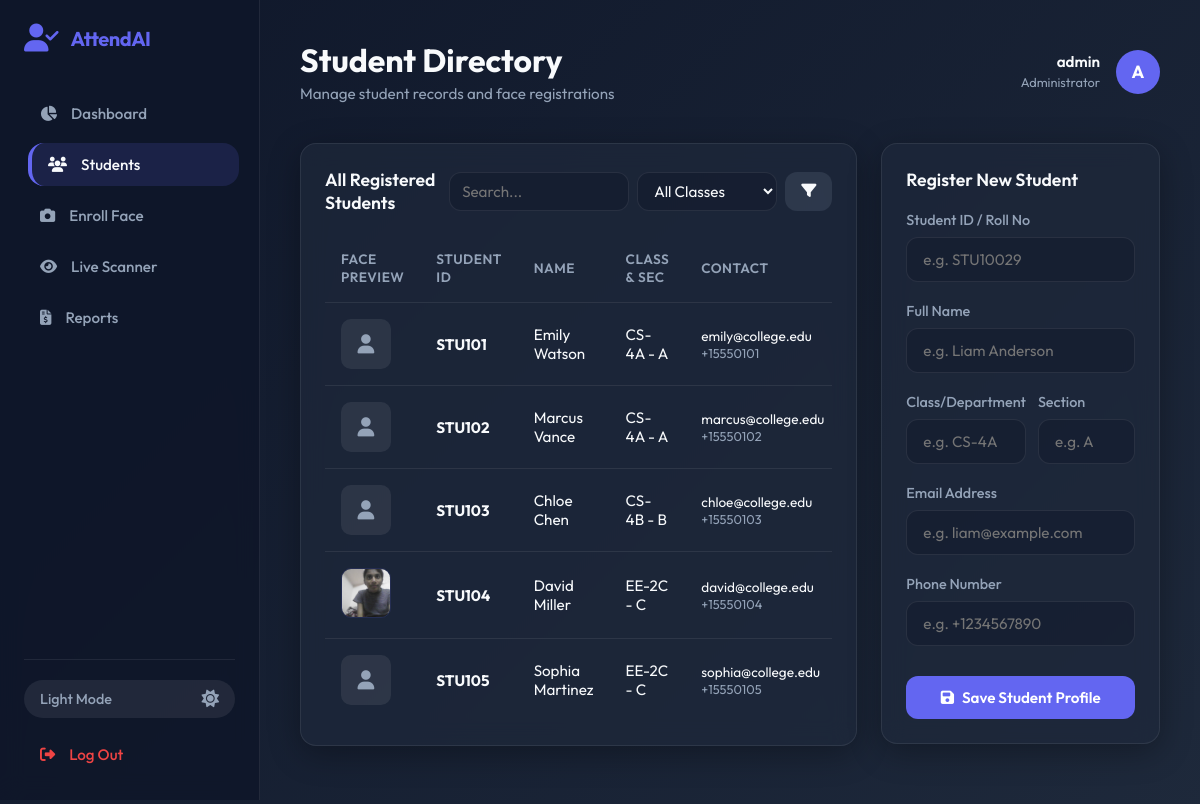
/students (signed in), run on the app's committed database.
### tables this page shows
CREATE TABLE students (
            student_id VARCHAR(50) PRIMARY KEY,
            name VARCHAR(100) NOT NULL,
            class_name VARCHAR(50) NOT NULL,
            section VARCHAR(10) NOT NULL,
            email VARCHAR(100) UNIQUE,
            phone VARCHAR(20),
            face_encoding TEXT, -- Serialized JSON list of float values
            image_path VARCHAR(255),
            created_at TIMESTAMP DEFAULT CURRENT_TIMESTAMP
        );

### app.py (the view)
@app.route('/students', methods=['GET'])
@login_required
def students():
    search_query = request.args.get('search', '').strip()
    class_filter = request.args.get('class_filter', '').strip()
    student_list = database.get_all_students(search_query, class_filter)
    classes = database.get_all_classes()
    return render_template(
        'students.html',
        students=student_list,
        classes=classes,
        search_query=search_query,
        class_filter=class_filter
    )

### app.py (called while the page is built)
def login_required(f):
    @wraps(f)
    def decorated_function(*args, **kwargs):
        if 'teacher_id' not in session:
            flash("Please sign in to access the system.", "error")
            return redirect(url_for('login'))
        return f(*args, **kwargs)
    return decorated_function

### database.py (called while the page is built)
def get_db_connection():
    conn = sqlite3.connect(DB_PATH)
    conn.row_factory = sqlite3.Row
    conn.execute("PRAGMA foreign_keys = ON;")
    return conn

def get_all_students(search_query=None, class_filter=None):
    conn = get_db_connection()
    query = "SELECT * FROM students WHERE 1=1"
    params = []
    if search_query:
        query += " AND (student_id LIKE ? OR name LIKE ? OR email LIKE ?)"
        like_query = f"%{search_query}%"
        params.extend([like_query, like_query, like_query])
    if class_filter:
        query += " AND class_name = ?"
        params.append(class_filter)
    query += " ORDER BY class_name, name"
    students = conn.execute(query, params).fetchall()
    conn.close()
    result = []
    for s in students:
        s_dict = dict(s)
        if s_dict['face_encoding']:
            s_dict['face_encoding'] = json.loads(s_dict['face_encoding'])
        result.append(s_dict)
    return result

def get_all_classes():
    conn = get_db_connection()
    classes = conn.execute("SELECT DISTINCT class_name FROM students ORDER BY class_name").fetchall()
    conn.close()
    return [c['class_name'] for c in classes]

### templates/students.html (shortened to what this page needs)
{% extends "base.html" %}
{% block header_title %}Student Directory{% endblock %}
{% block header_subtitle %}Manage student records and face registrations{% endblock %}
{% block content %}
<div class="charts-grid" style="grid-template-columns: 2fr 1fr; gap: 24px; align-items: start;">
    <div class="glass-card">
        <div class="chart-title">
            <span>All Registered Students</span>
            <div style="display: flex; gap: 12px; align-items: center;">
                <form action="{{ url_for('students') }}" method="GET" style="display: flex; gap: 8px;">
                    <input type="text" name="search" class="form-control" style="width: 180px; padding: 8px 12px;" placeholder="Search..." value="{{ search_query or '' }}">
                    <select name="class_filter" class="form-control" style="width: 140px; padding: 8px 12px;">
                        <option value="">All Classes</option>
                    </select>
                    <button type="submit" class="btn btn-secondary" style="padding: 8px 16px;">
                        <i class="fas fa-filter"></i>
                    </button>
                </form>
            </div>
        </div>
        <div class="table-container">
            <table>
                <thead>
                    <tr>
                        <th>Face Preview</th>
                        <th>Student ID</th>
                        <th>Name</th>
                        <th>Class & Sec</th>
                        <th>Contact</th>
                    </tr>
                </thead>
                <tbody>
                    {% if students %}
                        {% for s in students %}
                        <tr>
                            <td>
                                {% if s.image_path %}
                                <img src="{{ url_for('static', filename=s.image_path) }}" alt="{{ s.name }}" style="width: 50px; height: 50px; border-radius: 10px; object-fit: cover; border: 1.5px solid var(--primary-light);">
                                {% else %}
                                <div style="width: 50px; height: 50px; border-radius: 10px; background: var(--card-border); display: flex; align-items: center; justify-content: center; font-size: 1.2rem; color: var(--text-secondary);">
                                    <i class="fas fa-user"></i>
                                </div>
                                {% endif %}
                            </td>
                            <td><strong>{{ s.student_id }}</strong></td>
                            <td>{{ s.name }}</td>
                            <td>{{ s.class_name }} - {{ s.section }}</td>
                            <td>
                                <span style="display: block; font-size: 0.85rem;">{{ s.email or 'N/A' }}</span>
                                <span style="display: block; font-size: 0.8rem; color: var(--text-secondary);">{{ s.phone or 'N/A' }}</span>
                            </td>
                        </tr>
                        {% endfor %}
                    {% endif %}
                </tbody>
            </table>
        </div>
    </div>
    <div class="glass-card" id="form-panel">
        <div class="chart-title">
            <span id="form-title">Register New Student</span>
        </div>
        <form action="{{ url_for('add_student_route') }}" method="POST" id="student-form">
            <div class="form-group">
                <label for="student_id_input">Student ID / Roll No</label>
                <input type="text" id="student_id_input" name="student_id" class="form-control" required placeholder="e.g. STU10029">
            </div>
            <div class="form-group">
                <label for="name_input">Full Name</label>
                <input type="text" id="name_input" name="name" class="form-control" required placeholder="e.g. Liam Anderson">
            </div>
            <div style="display: grid; grid-template-columns: 1fr 1fr; gap: 12px;">
                <div class="form-group">
                    <label for="class_input">Class/Department</label>
                    <input type="text" id="class_input" name="class_name" class="form-control" required placeholder="e.g. CS-4A">
                </div>
                <div class="form-group">
                    <label for="section_input">Section</label>
                    <input type="text" id="section_input" name="section" class="form-control" required placeholder="e.g. A">
                </div>
            </div>
            <div class="form-group">
                <label for="email_input">Email Address</label>
                <input type="email" id="email_input" name="email" class="form-control" placeholder="e.g. liam@example.com">
            </div>
            <div class="form-group">
                <label for="phone_input">Phone Number</label>
                <input type="text" id="phone_input" name="phone" class="form-control" placeholder="e.g. +1234567890">
            </div>
            <button type="submit" class="btn btn-primary" style="width: 100%; margin-top: 10px;" id="submit-form-btn">
                <i class="fas fa-save"></i> Save Student Profile
            </button>
        </form>
    </div>
</div>
{% endblock %}

### templates/base.html (shortened to what this page needs)
<!DOCTYPE html>
<html lang="en" data-theme="dark">
<head>
    <link rel="stylesheet" href="https://cdnjs.cloudflare.com/ajax/libs/font-awesome/6.4.0/css/all.min.css">
    <link rel="stylesheet" href="{{ url_for('static', filename='css/style.css') }}">
</head>
<body>
    <div class="app-container">
        <aside class="sidebar">
            <div class="sidebar-logo">
                <i class="fas fa-user-check"></i>
                <span>AttendAI</span>
            </div>
            <nav class="sidebar-menu">
                <li>
                    <a href="{{ url_for('dashboard') }}" class="sidebar-link {% if request.path == url_for('dashboard') %}active{% endif %}">
                        <i class="fas fa-chart-pie"></i>
                        <span>Dashboard</span>
                    </a>
                </li>
                <li>
                    <a href="{{ url_for('students') }}" class="sidebar-link {% if request.path == url_for('students') %}active{% endif %}">
                        <i class="fas fa-users"></i>
                        <span>Students</span>
                    </a>
                </li>
                <li>
                    <a href="{{ url_for('register_face_page') }}" class="sidebar-link {% if request.path == url_for('register_face_page') %}active{% endif %}">
                        <i class="fas fa-camera"></i>
                        <span>Enroll Face</span>
                    </a>
                </li>
                <li>
                    <a href="{{ url_for('attendance_scanner') }}" class="sidebar-link {% if request.path == url_for('attendance_scanner') %}active{% endif %}">
                        <i class="fas fa-eye"></i>
                        <span>Live Scanner</span>
                    </a>
                </li>
                <li>
                    <a href="{{ url_for('reports') }}" class="sidebar-link {% if request.path == url_for('reports') %}active{% endif %}">
                        <i class="fas fa-file-invoice-dollar"></i>
                        <span>Reports</span>
                    </a>
                </li>
            </nav>
            <div class="sidebar-footer">
                <div class="theme-toggle" id="theme-toggle">
                    <span>Light Mode</span>
                    <i class="fas fa-sun"></i>
                </div>
                <a href="{{ url_for('logout') }}" class="sidebar-link mt-3 text-danger" style="margin-top: 15px; color: var(--danger);">
                    <i class="fas fa-sign-out-alt"></i>
                    <span>Log Out</span>
                </a>
            </div>
        </aside>
        <main class="main-content">
            <header>
                <div class="welcome-section">
                    <h1>{% block header_title %}Dashboard{% endblock %}</h1>
                    <p>{% block header_subtitle %}Welcome back, Professor!{% endblock %}</p>
                </div>
                <div class="user-profile">
                    <div class="user-info">
                        <span class="name">{{ session.get('username', 'Teacher') }}</span>
                        <span class="role">Administrator</span>
                    </div>
                    <div class="avatar">
                        {{ session.get('username', 'T')[0].upper() }}
                    </div>
                </div>
            </header>
            {% block content %}{% endblock %}
        </main>
    </div>
</body>
</html>

### data on the page
students: student_id "STU101", name "Emily Watson", class_name "CS-4A", section "A", email "emily@college.edu", phone "+15550101"
students: student_id "STU102", name "Marcus Vance", class_name "CS-4A", section "A", email "marcus@college.edu", phone "+15550102"
students: student_id "STU103", name "Chloe Chen", class_name "CS-4B", section "B", email "chloe@college.edu", phone "+15550103"
students: image_path (picture), student_id "STU104", name "David Miller", class_name "EE-2C", section "C", email "david@college.edu", phone "+15550104"
students: student_id "STU105", name "Sophia Martinez", class_name "EE-2C", section "C", email "sophia@college.edu", phone "+15550105"

### other printed values
{{ session.get('username', 'Teacher') }} "admin"
{{ session.get('username', 'T')[0].upper() }} "A"
